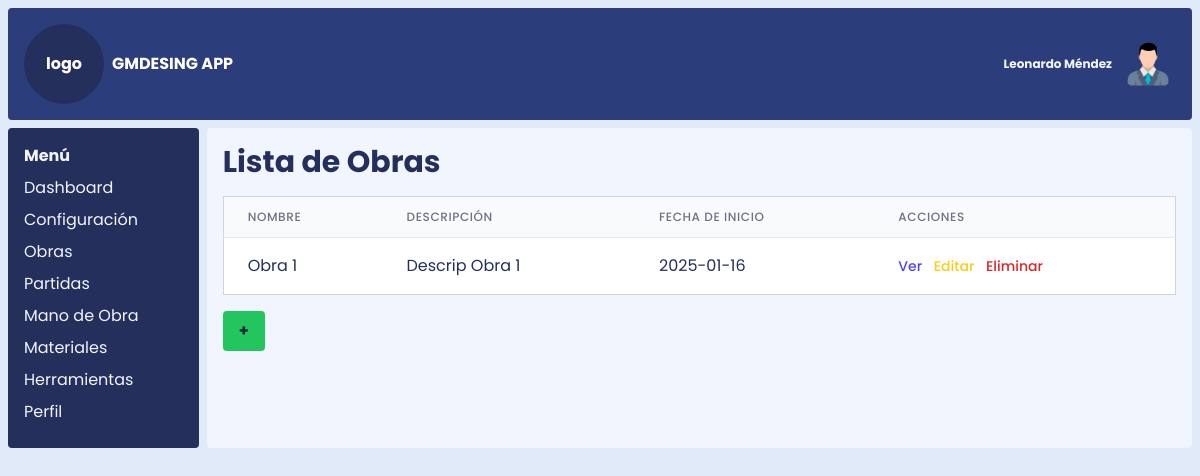
The app's page /obras, older data.
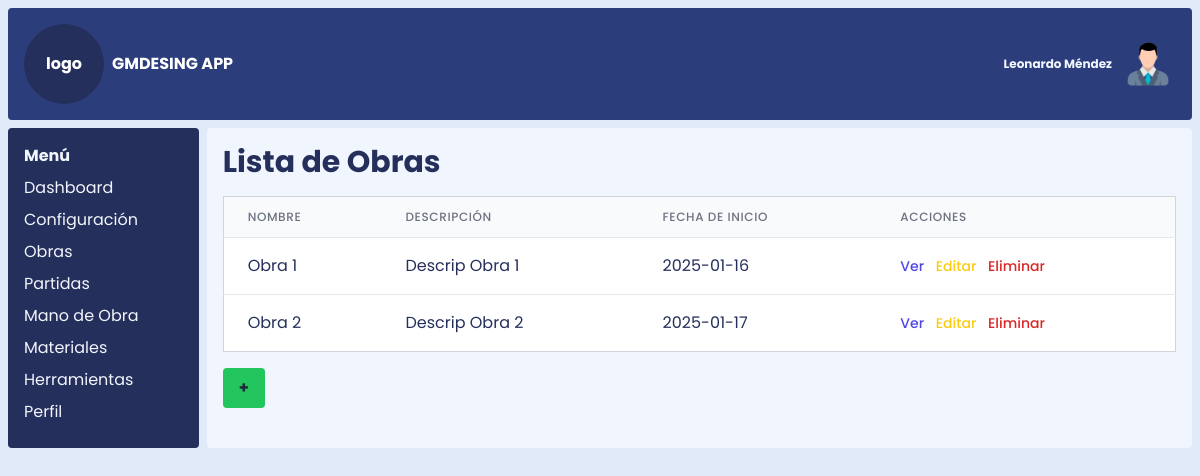
The same page, newer data.
### models.py (models this page shows)
class Obra(db.Model):
    __tablename__ = 'obra'
    id_obra = db.Column(db.Integer, primary_key=True)
    nombre_obra = db.Column(db.String(100), nullable=False)
    descripcion_obra = db.Column(db.Text)
    cliente_nombre = db.Column(db.String(100))
    fecha_inicio = db.Column(db.Date)
    gastos_administrativos = db.Column(db.Date)
    partidas = db.relationship('ObraPartida', back_populates='obra', lazy='dynamic')  # Relación con Partidas

### app.py (the view)
@app.route('/obras')
def index():
    obras = Obra.query.all()
    headers = ['Nombre', 'Descripción', 'Fecha de Inicio']
    return render_template('listar_obras.html', headers=headers, obras=obras, datos=datos)

### templates/listar_obras.html (shortened to what this page needs)
{% extends 'index.html' %}
{% import 'componentes/tabla.html' as macros %}
{% block content %}
    <h1 class="text-3xl font-bold mb-4">Lista de Obras</h1>
    {% if obras %}
        {% set rows = [] %}
        {% for obra in obras %}
            {% set row = (obra.nombre_obra, obra.descripcion_obra, obra.fecha_inicio) %}
            {% set action = {
                'ver': url_for('ver_obra', id_obra=obra.id_obra),
                'editar': url_for('editar_obra', id_obra=obra.id_obra),
                'eliminar': url_for('eliminar_obra', id_obra=obra.id_obra),
                'id': obra.id_obra,
                'nombre': obra.nombre_obra
            } %}
            {% set _ = rows.append((row, action)) %}
        {% endfor %}
        {{ macros.render_table(headers, rows) }}
    {% else %}
        <p class="text-gray-600">No hay obras registradas.</p>
    {% endif %}
    <a href="{{ url_for('crear_obra') }}" class="bg-green-500 hover:bg-green-700 text-slate-800 font-bold py-2 px-4 rounded mt-4 inline-block">+</a>
{% endblock %}

### templates/componentes/tabla.html (shortened to what this page needs)
{% macro render_table(headers, rows) %}
<div class="overflow-x-auto">
    <table class="min-w-full divide-y divide-gray-200 border border-gray-300">
        <thead class="bg-gray-50">
            <tr>
                {% for header in headers %}
                <th scope="col" class="px-6 py-3 text-left text-xs font-medium text-gray-500 uppercase tracking-wider">
                    {{ header }}
                </th>
                {% endfor %}
                <th scope="col" class="px-6 py-3 relative text-left text-xs font-medium text-gray-500 uppercase tracking-wider">
                    Acciones
                </th>
            </tr>
        </thead>
        <tbody class="bg-white divide-y divide-gray-200">
            {% for row, action in rows %}
            <tr>
                {% for item in row %}
                <td class="px-6 py-4 whitespace-nowrap">{{ item }}</td>
                {% endfor %}
                <td class="px-6 py-4 whitespace-nowrap text-left text-sm font-medium">
                    {% if action.ver %}
                        <a href="{{ action.ver }}" class="text-indigo-600 hover:text-indigo-900 mr-2">Ver</a>
                    {% endif %}
                    <a href="{{ action.editar }}" class="text-yellow-400 hover:text-yellow-600 mr-2">Editar</a>
                    <button type="button" class="text-red-600 hover:text-red-900" data-bs-toggle="modal"
                        data-bs-target="#confirmDeleteModal" onclick="openModal('{{ action.id }}', '{{ action.nombre }}', '{{ action.eliminar }}')">Eliminar</button>
                </td>
            </tr>
            {% endfor %}
        </tbody>
    </table>
</div>
{% endmacro %}

Row changes from the older to the newer data that the page shows:
added Obra: nombre_obra "Obra 2", descripcion_obra "Descrip Obra 2", fecha_inicio "2025-01-17"
Text that changed along with them:
new list line: "Ver Editar Eliminar"
